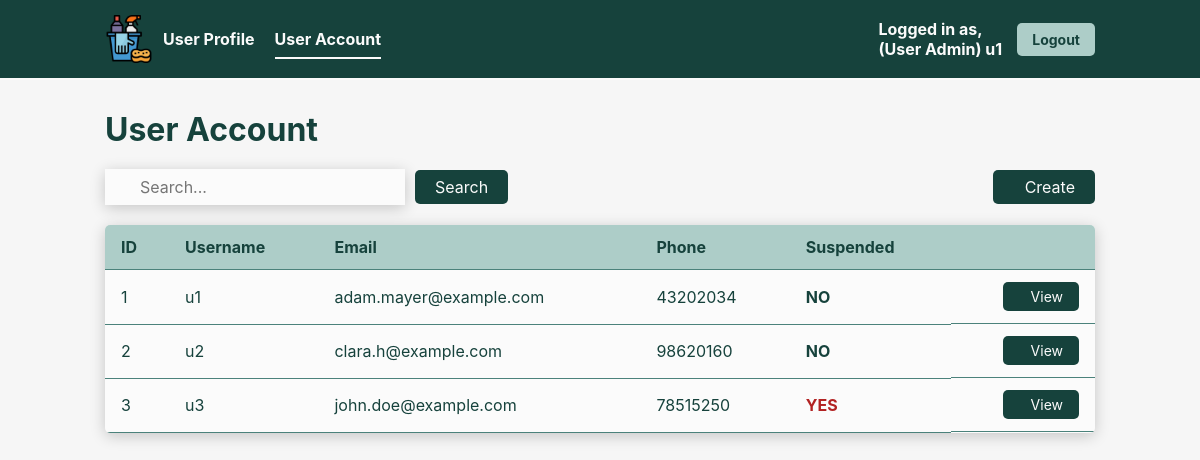
The page /viewUserAccount.php (signed in) on the database its author committed.
### tables this page shows
CREATE TABLE UserAccount (
    `id` INT AUTO_INCREMENT,
    `username` VARCHAR(64) NOT NULL,
    `password` VARCHAR(255) NOT NULL,
    `fullName` VARCHAR(64) NOT NULL,
    `email` VARCHAR(64) NOT NULL,
    `phone` VARCHAR(64) NOT NULL,
    `userProfile` VARCHAR(64) NOT NULL,
    `isSuspend` BOOL NOT NULL DEFAULT 0,
    PRIMARY KEY (`id`),
    FOREIGN KEY (`userProfile`) REFERENCES UserProfile(`role`),
    UNIQUE (`username`)
);

### src/entity/UserAccount.php (called while the page is built, shortened)
<?php
class UserAccount
{
    protected int $id;
    protected string $username;
    protected string $email;
    protected string $phone;
    protected int $isSuspend;
    public function readAllUserAccount(): ?array
    {
        $db_handle = new Database();
        $db_conn = $db_handle->getConnection();
        try {
            $stmt = $db_conn->prepare("SELECT * FROM `UserAccount`");
            $execResult = $stmt->execute();
            if ($execResult) {
                $userAccounts = $stmt->fetchAll(PDO::FETCH_CLASS, 'UserAccount');
                return $userAccounts;
            } else {
                return null;
            }
        } catch (PDOException $e) {
            error_log("Database query failed: " . $e->getMessage());
            unset($db_handle);
            return null;
        }
    }
    public function getId(): int
    {
        return $this->id;
    }
    public function getUsername(): string
    {
        return $this->username;
    }
    public function getEmail(): string
    {
        return $this->email;
    }
    public function getPhone(): string
    {
        return $this->phone;
    }
    public function getSuspendStatus(): int
    {
        return $this->isSuspend;
    }
}

### src/controllers/ViewAllUserAccountController.php (called while the page is built)
<?php
require_once ("/var/www/html/entity/UserAccount.php");
class ViewAllUserAccountController
{
    private $userAccount;
    public function __construct()
    {
        $this->userAccount = new UserAccount();
    }
    public function readAllUserAccount(): ?array
    {
        return $this->userAccount->readAllUserAccount();
    }
}

### src/viewUserAccount.php (the view, shortened to what this page needs)
<?php
require_once 'controllers/ViewAllUserAccountController.php';
require_once 'controllers/SearchUserAccountController.php';
if (isset($_GET['q'])) {
  if ($_GET['q'] != '') {
    $searchTermWithoutQuotes = str_replace(['"', "'"], '', $_GET['q']);
    $searchTerm = urldecode($searchTermWithoutQuotes);
    $searchTerm = preg_replace('/\s{2,}/', ' ', $searchTerm);
    $searchTerm = ltrim($searchTerm);
    $searchTerm = rtrim($searchTerm);
    $controller = new SearchUserAccountController();
    $userAccount = $controller->searchUserAccount($searchTerm);
  }
} else {
    $controller = new ViewAllUserAccountController();
    $userAccount = $controller->readAllUserAccount();
}
?>
<!DOCTYPE html>
<html lang="en">
<head>
  <link rel="stylesheet" href="css/style.css">
</head>
<body>
  <div class="navbar">
    <div class="navbar-left">
      <img src='img/cleaning-logo.png' alt="Cleaning Logo" width='48px' height='48px'/>
      <a href="viewUserProfile.php">User Profile</a>
      <a href="viewUserAccount.php" class="active">User Account</a>
    </div>
    <div class="navbar-right">
      <span class="navbar-right-text">Logged in as,<br/>
        (<?php echo htmlspecialchars($_SESSION["userProfile"]); ?>)
        <?php echo htmlspecialchars($_SESSION["username"]); ?>
      </span>
      <button class="logout-button" onclick="window.location.href='logout.php'">Logout</button>
    </div>
  </div>
  <h1>User Account</h1>
  <div class="section-container">
    <div class="search">
      <div class="search-group">
        <div class="input-wrapper">
          <input type="text" id="search_term" type="text" placeholder="Search..."
                 value=<?php if (isset($_GET['q'])) { echo $_GET['q']; } ?>>
        </div>
        <button onclick='searchBtnClicked()' class="search-button">Search</button>
      </div>
      <button onclick='window.location.href="createUserAccount.php"' class="create-button">
        Create
      </button>
    </div>
    <table class="display-table">
      <thead>
        <tr>
          <th>ID</th>
          <th>Username</th>
          <th>Email</th>
          <th>Phone</th>
          <th>Suspended</th>
          <th></th>
        </tr>
      </thead>
      <tbody>
      <?php foreach ($userAccount as $ua): ?>
          <tr>
              <td><?php echo htmlspecialchars($ua->getId()); ?></td>
              <td><?php echo htmlspecialchars($ua->getUsername()); ?></td>
              <td><?php echo htmlspecialchars($ua->getEmail()); ?></td>
              <td><?php echo htmlspecialchars($ua->getPhone()); ?></td>
              <td class="<?php if ($ua->getSuspendStatus() == 1) { echo 'suspended-yes'; } else { echo 'suspended-no'; } ?>">
                <?php if ($ua->getSuspendStatus() == 1) { echo 'YES'; } else { echo 'NO'; } ?>
              </td>
              <td>
                <button class="view-button" onclick='window.location.href="updateUserAccount.php?id=<?php echo htmlspecialchars($ua->getId()); ?>"'><ion-icon name="eye-outline"></ion-icon>View</button>
              </td>
          </tr>
      <?php endforeach; ?>
      </tbody>
    </table>
  </div>
</body>
</html>

### src/css/style.css (style rules this page uses)
* { margin: 0px; padding: 0px; box-sizing: border-box; font-family: 'Inter', 'Segoe UI', sans-serif; }
body { height: 100vh; background-color: #F6F6F6; }
.navbar { background-color: #16423C; padding: 15px 0; display: flex; justify-content: space-between; align-items: center; border-bottom: 2px solid #FBFBFB; }
.navbar-left { display: flex; align-items: center; margin-left: 105px; }
.navbar-left img { margin-right: 10px; }
.navbar-left a { color: #FBFBFB; text-decoration: none; margin-right: 20px; padding: 10px 0; position: relative; font-weight: bold; }
.navbar-left a.active::after { content: ''; position: absolute; bottom: 0; left: 0; width: 100%; height: 2px; background-color: #FBFBFB; }
.navbar-right { display: flex; align-items: center; margin-right: 105px; }
.navbar-right-text { margin-right: 15px; color: #FBFBFB; font-weight: bold; }
.logout-button { background-color: #ADCDC8; color: #16423C; border: none; padding: 8px 15px; border-radius: 5px; cursor: pointer; font-size: 14px; font-weight: bold; }
h1 { margin-left: 105px; margin-top: 30px; color: #16423C; }
.section-container { padding: 0 105px; padding-bottom: 5%; margin-top: 20px; }
.search { display: flex; justify-content: space-between; align-items: center; margin-bottom: 20px; }
.search-group { display: flex; align-items: center; gap: 10px; }
.search input { padding: 8px 12px; font-size: 16px; width: 300px; }
.input-wrapper { position: relative; }
.input-wrapper input { padding: 8px 12px 8px 35px; font-size: 16px; box-shadow: 0px 3px 15px rgba(0,0,0,0.2); background-color: #FBFBFB; border: None; width: 300px; }
.create-button { display: flex; align-items: center; gap: 12px; }
.search-button, .create-button { font-size: 16px; padding: 7px 20px; background-color: #16423C; color: #FBFBFB; border: none; border-radius: 5px; align-items: center; cursor: pointer; }
.display-table { width: 100%; border-collapse: collapse; border-radius: 5px; overflow: hidden; background-color: #FBFBFB; box-shadow: 0px 3px 15px rgba(0,0,0,0.2); }
.display-table td:last-child { display: flex; justify-content: flex-end; }
.display-table button { display: flex; align-items: center; gap: 12px; }
.display-table thead { background-color: #ADCDC8; font-weight: bold; color: #16423C; }
.display-table th, .display-table td { padding: 12px 16px; text-align: left; border-bottom: 0.5px solid #4B827B; color: #16423C; }
.display-table .suspended-yes { color: #B22222; font-weight: bold; }
.suspended-no { color: #16423C; font-weight: bold; }
.view-button { background-color: #16423C; color: #FBFBFB; border: none; border-radius: 5px; padding: 6px 16px; font-size: 14px; cursor: pointer; transition: 0.2s ease; text-decoration:none; }

### rows shown on the page
useraccount: id "1", username "u1", email "adam.mayer@example.com", phone "43202034", isSuspend "NO"
useraccount: id "2", username "u2", email "clara.h@example.com", phone "98620160", isSuspend "NO"
useraccount: id "3", username "u3", email "john.doe@example.com", phone "78515250", isSuspend "YES"

### other values the page prints
$_SESSION["userProfile"] "User Admin"
$_SESSION["username"] "u1"
